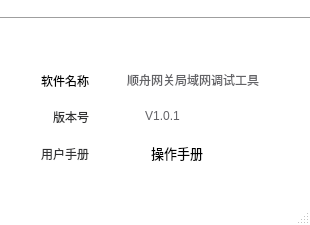
<?xml version="1.0" encoding="UTF-8"?>
<ui version="4.0">
 <class>tool_version_information</class>
 <widget class="QMainWindow" name="tool_version_information">
  <property name="geometry">
   <rect>
    <x>0</x>
    <y>0</y>
    <width>310</width>
    <height>225</height>
   </rect>
  </property>
  <property name="minimumSize">
   <size>
    <width>310</width>
    <height>225</height>
   </size>
  </property>
  <property name="maximumSize">
   <size>
    <width>310</width>
    <height>225</height>
   </size>
  </property>
  <property name="windowTitle">
   <string>版本信息</string>
  </property>
  <property name="styleSheet">
   <string notr="true">QMainWindow
{
	background-color : rgb(255, 255, 255);
}</string>
  </property>
  <widget class="QWidget" name="centralwidget">
   <widget class="Line" name="line">
    <property name="geometry">
     <rect>
      <x>0</x>
      <y>10</y>
      <width>311</width>
      <height>16</height>
     </rect>
    </property>
    <property name="orientation">
     <enum>Qt::Horizontal</enum>
    </property>
   </widget>
   <widget class="QGroupBox" name="groupBox">
    <property name="geometry">
     <rect>
      <x>98</x>
      <y>50</y>
      <width>191</width>
      <height>131</height>
     </rect>
    </property>
    <property name="styleSheet">
     <string notr="true">QGroupBox
{
	border : none;

}</string>
    </property>
    <property name="title">
     <string/>
    </property>
    <layout class="QGridLayout" name="gridLayout_2">
     <item row="0" column="0">
      <widget class="QLabel" name="label_4">
       <property name="styleSheet">
        <string notr="true">color: rgb(98, 98, 102);</string>
       </property>
       <property name="text">
        <string>顺舟网关局域网调试工具</string>
       </property>
       <property name="alignment">
        <set>Qt::AlignCenter</set>
       </property>
      </widget>
     </item>
     <item row="1" column="0">
      <widget class="QLabel" name="label_5">
       <property name="minimumSize">
        <size>
         <width>71</width>
         <height>0</height>
        </size>
       </property>
       <property name="maximumSize">
        <size>
         <width>71</width>
         <height>16777215</height>
        </size>
       </property>
       <property name="styleSheet">
        <string notr="true">color: rgb(98, 98, 102);</string>
       </property>
       <property name="text">
        <string>V1.0.1</string>
       </property>
       <property name="alignment">
        <set>Qt::AlignCenter</set>
       </property>
      </widget>
     </item>
     <item row="2" column="0">
      <widget class="QPushButton" name="pushButton">
       <property name="minimumSize">
        <size>
         <width>100</width>
         <height>32</height>
        </size>
       </property>
       <property name="maximumSize">
        <size>
         <width>100</width>
         <height>32</height>
        </size>
       </property>
       <property name="styleSheet">
        <string notr="true">/*按钮普通态*/
QPushButton
{
    
    font-size:10pt;
    /*字体颜色*/ 
	color: rgb(0, 0, 0);
 	/*背景颜色*/  
	background-color: rgb(255, 255, 255);
    /*边框圆角半径为8像素*/ 
    border-radius:2px;
	width:65px;
}
 
/*按钮停留态*/
QPushButton:hover
{
   /*背景颜色*/  
    background-color: rgb(85, 170, 255);
}
 
/*按钮按下态*/
QPushButton:pressed
{
    /*背景颜色*/  
 	background-color:rgb(170 , 255 , 255);
    /*左内边距为3像素，让按下时字向右移动3像素*/  
    padding-left:3px;
    /*上内边距为3像素，让按下时字向下移动3像素*/  
    padding-top:3px;
}</string>
       </property>
       <property name="text">
        <string>操作手册</string>
       </property>
       <property name="icon">
        <iconset resource="../../shuncom_qrc.qrc">
         <normaloff>:/png/shuncom_ico/png_ico/帮助.png</normaloff>:/png/shuncom_ico/png_ico/帮助.png</iconset>
       </property>
      </widget>
     </item>
    </layout>
   </widget>
   <widget class="QGroupBox" name="groupBox_2">
    <property name="geometry">
     <rect>
      <x>10</x>
      <y>50</y>
      <width>91</width>
      <height>131</height>
     </rect>
    </property>
    <property name="styleSheet">
     <string notr="true">QGroupBox
{
	border : none;

}</string>
    </property>
    <property name="title">
     <string/>
    </property>
    <layout class="QGridLayout" name="gridLayout">
     <item row="0" column="0">
      <widget class="QLabel" name="label">
       <property name="font">
        <font>
         <weight>50</weight>
         <bold>false</bold>
        </font>
       </property>
       <property name="styleSheet">
        <string notr="true">
</string>
       </property>
       <property name="text">
        <string>软件名称</string>
       </property>
       <property name="alignment">
        <set>Qt::AlignRight|Qt::AlignTrailing|Qt::AlignVCenter</set>
       </property>
      </widget>
     </item>
     <item row="1" column="0">
      <widget class="QLabel" name="label_2">
       <property name="font">
        <font>
         <weight>50</weight>
         <bold>false</bold>
        </font>
       </property>
       <property name="styleSheet">
        <string notr="true">color: rgb(50, 50, 51);</string>
       </property>
       <property name="text">
        <string>版本号</string>
       </property>
       <property name="alignment">
        <set>Qt::AlignRight|Qt::AlignTrailing|Qt::AlignVCenter</set>
       </property>
      </widget>
     </item>
     <item row="2" column="0">
      <widget class="QLabel" name="label_3">
       <property name="font">
        <font>
         <weight>50</weight>
         <bold>false</bold>
        </font>
       </property>
       <property name="styleSheet">
        <string notr="true">color: rgb(50, 50, 51);</string>
       </property>
       <property name="text">
        <string>用户手册</string>
       </property>
       <property name="alignment">
        <set>Qt::AlignRight|Qt::AlignTrailing|Qt::AlignVCenter</set>
       </property>
      </widget>
     </item>
    </layout>
   </widget>
  </widget>
  <widget class="QStatusBar" name="statusbar"/>
 </widget>
 <resources>
  <include location="../../shuncom_qrc.qrc"/>
 </resources>
 <connections/>
</ui>
